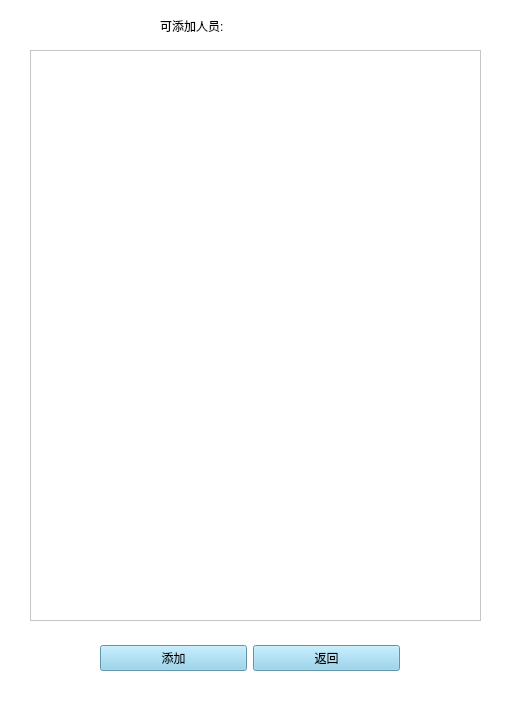
<?xml version="1.0" encoding="UTF-8"?>
<ui version="4.0">
 <class>addUser</class>
 <widget class="QMainWindow" name="addUser">
  <property name="geometry">
   <rect>
    <x>0</x>
    <y>0</y>
    <width>517</width>
    <height>715</height>
   </rect>
  </property>
  <property name="windowTitle">
   <string>添加签到人员</string>
  </property>
  <property name="styleSheet">
   <string notr="true">* {
	background-color: white;
	font: 12pt &quot;YaHei Monaco Hybird&quot;;
}
QPushButton{
	background-color: skyblue;
}
QLabel{
	font: 12pt &quot;YaHei Monaco Hybird&quot;;
}</string>
  </property>
  <widget class="QWidget" name="centralwidget">
   <widget class="QWidget" name="layoutWidget_2">
    <property name="geometry">
     <rect>
      <x>100</x>
      <y>640</y>
      <width>300</width>
      <height>36</height>
     </rect>
    </property>
    <layout class="QHBoxLayout" name="horizontalLayout_6">
     <item>
      <widget class="QPushButton" name="add_btn">
       <property name="text">
        <string>添加</string>
       </property>
      </widget>
     </item>
     <item>
      <widget class="QPushButton" name="return_bt">
       <property name="text">
        <string>返回</string>
       </property>
      </widget>
     </item>
    </layout>
   </widget>
   <widget class="QTableWidget" name="user_tb">
    <property name="geometry">
     <rect>
      <x>30</x>
      <y>50</y>
      <width>451</width>
      <height>571</height>
     </rect>
    </property>
   </widget>
   <widget class="QLabel" name="label">
    <property name="geometry">
     <rect>
      <x>160</x>
      <y>10</y>
      <width>181</width>
      <height>31</height>
     </rect>
    </property>
    <property name="text">
     <string>可添加人员:</string>
    </property>
   </widget>
  </widget>
  <widget class="QStatusBar" name="statusbar"/>
 </widget>
 <resources/>
 <connections/>
</ui>
